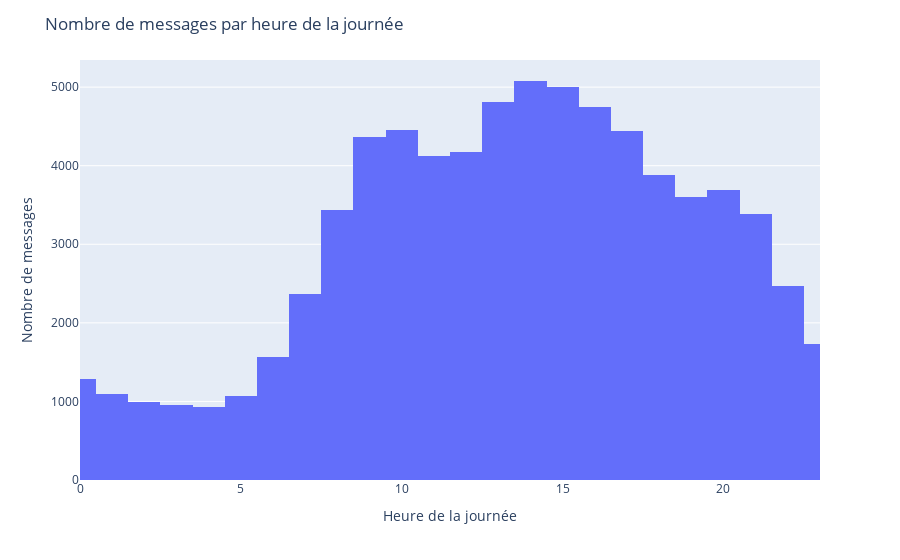

This figure's notebook cell:
### Code cell
import pandas as pd
import plotly.express as px

pipeline = [
    {"$group": {
        "_id": {"$hour": {"$toDate": "$content.created_at"}},
        "count": {"$sum": 1}
    }}
]

result = list(forum_collection.aggregate(pipeline))

# Afficher le nombre de messages par heure
for r in result:
    print(f"Heure {r['_id']} : {r['count']} messages")

df = pd.DataFrame(result)
fig = px.histogram(df, x='_id', y='count', nbins=len(df['_id']), range_x=[0,23])
fig.update_layout(
    xaxis_title="Heure de la journée",
    yaxis_title="Nombre de messages",
    title="Nombre de messages par heure de la journée"
)
fig.show()

### Figure 1 — Plotly figure (JSON) as saved in the notebook; plotly's stock layout.template omitted (floating-point values rounded to 4 significant figures)
{"data": [{"alignmentgroup": "True", "bingroup": "x", "histfunc": "sum", "hovertemplate": "_id=%{x}<br>sum of count=%{y}<extra></extra>", "legendgroup": "", "marker": {"color": "#636efa", "pattern": {"shape": ""}}, "name": "", "nbinsx": 24, "offsetgroup": "", "orientation": "v", "showlegend": false, "type": "histogram", "x": [15, 9, 13, 22, 23, 10, 4, 11, 14, 12, 20, 18, 6, 3, 0, 2, 19, 1, 8, 21, 5, 7, 17, 16], "xaxis": "x", "y": [4999, 4365, 4812, 2468, 1735, 4454, 923, 4118, 5078, 4178, 3690, 3887, 1569, 952, 1289, 995, 3597, 1096, 3439, 3391, 1063, 2369, 4436, 4743], "yaxis": "y"}], "layout": {"barmode": "relative", "legend": {"tracegroupgap": 0}, "margin": {"t": 60}, "title": {"text": "Nombre de messages par heure de la journée"}, "xaxis": {"anchor": "y", "domain": [0, 1], "range": [0, 23], "title": {"text": "Heure de la journée"}}, "yaxis": {"anchor": "x", "domain": [0, 1], "title": {"text": "Nombre de messages"}}}}
